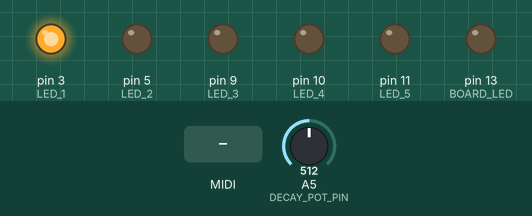
A sketch run on a simulated Arduino Uno, built with avr-gcc and run on an emulated ATmega328P. Shown: output pins drawn as LEDs (lit = HIGH). Inputs (shaded band) come from the test bench; at power-on: A5 (DECAY_POT_PIN) = 512. MIDI output is not drawn.

Above: at 0.01 s.
At 2.2 s:
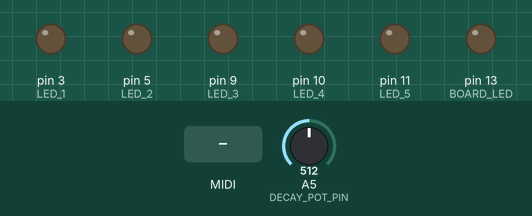
2.3 s: MIDI note 36 received
At 2.45 s:
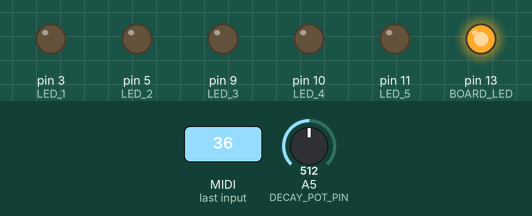
Timing chart, 0 to 5.3 s (numbered marks = the images above; inputs shaded):
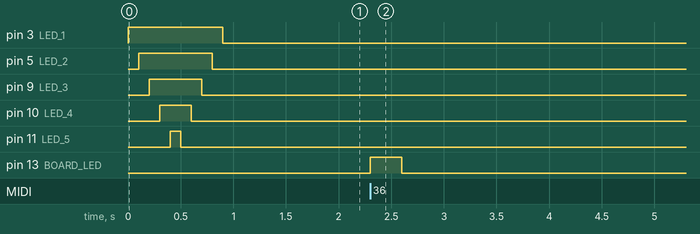

The sketch:

multi_led.ino
```cpp
#include <MIDI.h>
#include <limits.h>

#define BOARD_LED 13
#define KICK 36
#define SNARE 38
#define SNARE_RIM 40
#define XSTICK 37
#define TOM1 48
#define TOM1_RIM 50
#define TOM2 45
#define TOM2_RIM 47
#define TOM3 43
#define TOM3_RIM 58
#define HIHAT_OPEN 46
#define HIHAT_OPEN_RIM 26
#define HIHAT_CLOSED 42
#define HIHAT_CLOSED_RIM 22
#define HIHAT_PEDAL 44
#define CRASH1 49
#define CRASH1_EDGE 55
#define CRASH2 57
#define CRASH2_EDGE 52
#define RIDE 51
#define RIDE_EDGE 59
#define RIDE_BELL 53

#define LED_1  3
#define LED_2  5
#define LED_3  9
#define LED_4  10
#define LED_5  11

#define DECAY_POT_PIN A5

#define ENERGY_FLOOR 0
#define ENERGY_FOR_SINGLE_LED 255
#define ENERGY_CEIL 5*ENERGY_FOR_SINGLE_LED

#define CRASH_BOOST 1000
#define DECAY_FLOOR 0.05
#define DECAY_CEIL 1

float fEnergy = 0;

byte leds[] = {
  LED_1, LED_2, LED_3, LED_4, LED_5 };

float decayCache[32];

MIDI_CREATE_DEFAULT_INSTANCE();

void setup(){
  MIDI.setHandleNoteOn(handleNoteOn);
  MIDI.setHandleNoteOff(handleNoteOff);
  MIDI.begin(MIDI_CHANNEL_OMNI);

  pinMode(BOARD_LED, OUTPUT);
  pinMode(LED_1,OUTPUT);
  pinMode(LED_2,OUTPUT);
  pinMode(LED_3,OUTPUT);
  pinMode(LED_4,OUTPUT);
  pinMode(LED_5,OUTPUT);
  pinMode(DECAY_POT_PIN,INPUT);
  memset(decayCache,0,sizeof(decayCache));
  testLeds();
}

void loop(){
  MIDI.read();
  decayEnergy();
  lightPixels();
}

void handleNoteOn(byte channel, byte instrument, byte velocity){
  on();
  switch(instrument) {
  case CRASH2_EDGE:
    fEnergy = fEnergy + map(velocity,0,127,0,CRASH_BOOST);
    break;
  case CRASH2:
    fEnergy = fEnergy + map(velocity,0,127,0,CRASH_BOOST);
    break;
  }
}

void handleNoteOff(byte channel, byte pitch, byte velocity){
  off();
}

void decayEnergy() {


  float decay = mapFloat( analogRead(DECAY_POT_PIN)/32,0,32,DECAY_FLOOR,DECAY_CEIL);

  fEnergy = fEnergy - decay;
  if ( fEnergy <  ENERGY_FLOOR  ) {
    fEnergy = ENERGY_FLOOR;
  }
  else if (fEnergy > ENERGY_CEIL ) {
    fEnergy = ENERGY_CEIL;
  }
}

void lightPixels() {
  byte ledsToLight = ( fEnergy == 0 ) ? 0 : ( fEnergy / ENERGY_FOR_SINGLE_LED  ) ;

  for(byte led=0;led<ledsToLight;led++) {
    analogWrite(leds[led],255);
  }

  byte finalLed = ledsToLight;
  byte finalLedBrightness = ( (int) fEnergy) % ENERGY_FOR_SINGLE_LED;
  analogWrite(leds[finalLed],linearBrightness(finalLedBrightness));
}

void on(){
  digitalWrite(BOARD_LED,HIGH);
}

void off(){
  digitalWrite(BOARD_LED,LOW);
}

float mapFloat(int x, float in_min, float in_max, float out_min, float out_max){
  return (x - in_min) * (out_max - out_min) / (in_max - in_min) + out_min;
  if ( decayCache[x] == 0 ) {
    decayCache[x] = (x - in_min) * (out_max - out_min) / (in_max - in_min) + out_min;
  }
  return decayCache[x];
}

const byte LINEAR_BRIGHTNESS_TABLE[] = {
  0x00, 0x00, 0x00, 0x00, 0x00, 0x00, 0x00, 0x00, 0x00, 0x00, 0x01, 0x01, 0x01, 0x01, 0x01, 0x01,
  0x01, 0x01, 0x01, 0x01, 0x01, 0x01, 0x01, 0x01, 0x01, 0x02, 0x02, 0x02, 0x02, 0x02, 0x02, 0x02,
  0x02, 0x02, 0x03, 0x03, 0x03, 0x03, 0x03, 0x03, 0x04, 0x04, 0x04, 0x04, 0x04, 0x05, 0x05, 0x05,
  0x05, 0x06, 0x06, 0x06, 0x07, 0x07, 0x07, 0x08, 0x08, 0x08, 0x09, 0x09, 0x0A, 0x0A, 0x0B, 0x0B,
  0x0C, 0x0C, 0x0D, 0x0D, 0x0E, 0x0F, 0x0F, 0x10, 0x11, 0x11, 0x12, 0x13, 0x14, 0x15, 0x16, 0x17,
  0x18, 0x19, 0x1A, 0x1B, 0x1C, 0x1D, 0x1F, 0x20, 0x21, 0x23, 0x24, 0x26, 0x27, 0x29, 0x2B, 0x2C,
  0x2E, 0x30, 0x32, 0x34, 0x36, 0x38, 0x3A, 0x3C, 0x3E, 0x40, 0x43, 0x45, 0x47, 0x4A, 0x4C, 0x4F,
  0x51, 0x54, 0x57, 0x59, 0x5C, 0x5F, 0x62, 0x64, 0x67, 0x6A, 0x6D, 0x70, 0x73, 0x76, 0x79, 0x7C,
  0x7F, 0x82, 0x85, 0x88, 0x8B, 0x8E, 0x91, 0x94, 0x97, 0x9A, 0x9C, 0x9F, 0xA2, 0xA5, 0xA7, 0xAA,
  0xAD, 0xAF, 0xB2, 0xB4, 0xB7, 0xB9, 0xBB, 0xBE, 0xC0, 0xC2, 0xC4, 0xC6, 0xC8, 0xCA, 0xCC, 0xCE,
  0xD0, 0xD2, 0xD3, 0xD5, 0xD7, 0xD8, 0xDA, 0xDB, 0xDD, 0xDE, 0xDF, 0xE1, 0xE2, 0xE3, 0xE4, 0xE5,
  0xE6, 0xE7, 0xE8, 0xE9, 0xEA, 0xEB, 0xEC, 0xED, 0xED, 0xEE, 0xEF, 0xEF, 0xF0, 0xF1, 0xF1, 0xF2,
  0xF2, 0xF3, 0xF3, 0xF4, 0xF4, 0xF5, 0xF5, 0xF6, 0xF6, 0xF6, 0xF7, 0xF7, 0xF7, 0xF8, 0xF8, 0xF8,
  0xF9, 0xF9, 0xF9, 0xF9, 0xFA, 0xFA, 0xFA, 0xFA, 0xFA, 0xFB, 0xFB, 0xFB, 0xFB, 0xFB, 0xFB, 0xFC,
  0xFC, 0xFC, 0xFC, 0xFC, 0xFC, 0xFC, 0xFC, 0xFC, 0xFD, 0xFD, 0xFD, 0xFD, 0xFD, 0xFD, 0xFD, 0xFD,
  0xFD, 0xFD, 0xFD, 0xFD, 0xFD, 0xFD, 0xFD, 0xFE, 0xFE, 0xFE, 0xFE, 0xFE, 0xFE, 0xFE, 0xFF, 0xFF};

byte linearBrightness(byte rawBrightness) {
  return LINEAR_BRIGHTNESS_TABLE[rawBrightness];
}

void testLeds() {
  analogWrite(LED_1,255);
  delay(100);
  analogWrite(LED_2,255);
  delay(100);
  analogWrite(LED_3,255);
  delay(100);
  analogWrite(LED_4,255);
  delay(100);
  analogWrite(LED_5,255);
  delay(100);
  analogWrite(LED_5,0);
  delay(100);
  analogWrite(LED_4,0);
  delay(100);
  analogWrite(LED_3,0);
  delay(100);
  analogWrite(LED_2,0);
  delay(100);
  analogWrite(LED_1,0);
  delay(100);
}
```

Measured:
- after the input at 2.3 s, pin 13 (BOARD_LED): LOW → HIGH at once, → LOW 0.30 s later
